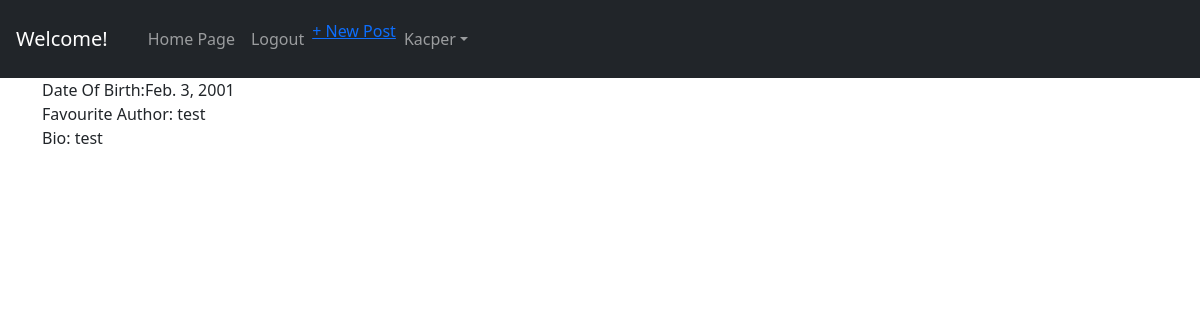
Page /accounts/profile/1/ (signed in) on the earlier database version.
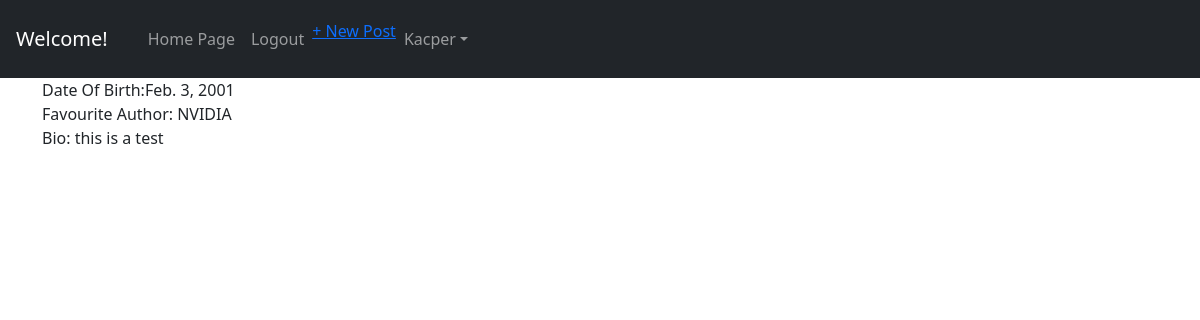
Same page on the later database version.
### accounts/models.py (models this page shows, shortened)
class CustomUser(AbstractUser):
    age = models.PositiveIntegerField(null=True, blank=True)

class Profile(models.Model):
    user = models.OneToOneField(get_user_model(), null = True, on_delete=models.CASCADE,)
    date_of_birth = models.DateField(blank=False, null=False)
    platform = models.CharField(max_length=255)
    bio = models.TextField(blank=True)

### accounts/views.py (the view)
# urls.py: path('profile/<int:pk>/', ProfilePageView.as_view(), name='show_profile'),
class ProfilePageView(DetailView):
    model = Profile
    template_name = 'registration/user_profile.html'
    def get_object(self):
        return self.request.user

### templates/registration/user_profile.html (shortened to what this page needs)
{% extends 'base.html' %}
{% block content %}
 Date Of Birth:{{ user.profile.date_of_birth }}
 <br/>
 Favourite Author: {{ user.profile.platform }}
 <br/>
 Bio: {{ user.profile.bio }}
{% endblock content %}

### templates/base.html (shortened to what this page needs)
{% load static %}
<!doctype html>
<html lang="en">
<head>
    <link rel="stylesheet"  href="{% static 'css/base.css' %}"/>
    <link href="https://cdn.jsdelivr.net/npm/bootstrap@5.0.2/dist/css/bootstrap.min.css" rel="stylesheet" integrity="sha384-
EVSTQN3/azprG1Anm3QDgpJLIm9Nao0Yz1ztcQTwFspd3yD65VohhpuuCOmLASjC">
</head>
<body>
    <nav class="navbar navbar-expand-lg navbar-dark bg-dark">
        <a class="navbar-brand p-3" href="{% url 'home' %}">Welcome!</a>
        <div class="collapse navbar-collapse" id="navbarSupportedContent">
            {% if user.is_authenticated%}
            <ul class="navbar-nav mr-auto">
                <li class="nav-item active">
                    <a class="nav-link" href="{% url 'home' %}">Home <span class="sr-only"> Page</span></a>
                </li>
                <a href="{% url 'logout' %}" class="nav-link">Logout</a>
                <a class="navbar-link" href="{% url 'article_new' %}">+ New Post</a>
                <li class="nav-item dropdown">
                    <a href="#" class="nav-link dropdown-toggle" data-bs-toggle="dropdown">{{user.username}}</a>
                </li>
            </ul>
            {% endif %}
        </div>
    </nav>
    <div class="container">
        {% block content %}
        {% endblock content %}
    </div>
</body>
</html>

### static/css/base.css (style rules this page uses)
body { background-color: blueviolet; }
a { text-decoration: none; }

Differences in the rows shown:
changed CustomUser "Kacper": profile.platform "test" → "NVIDIA"; profile.bio "test" → "this is a test"
